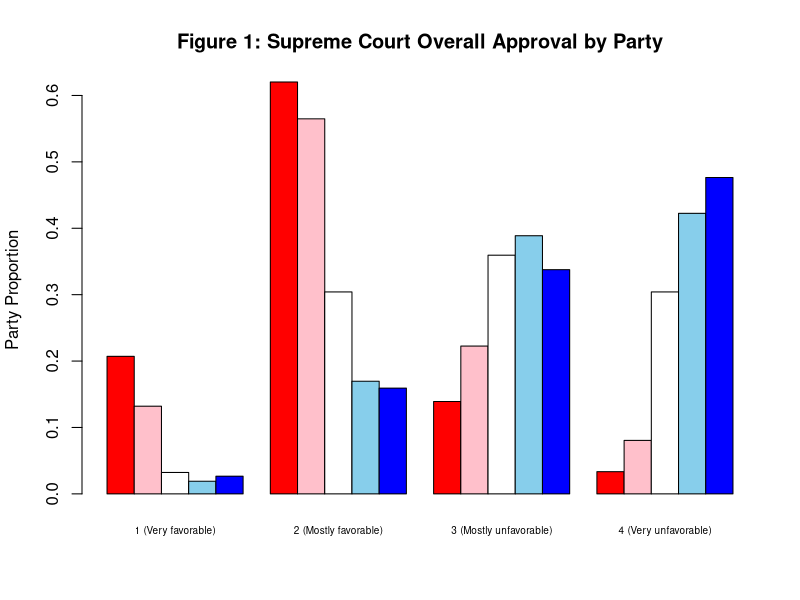
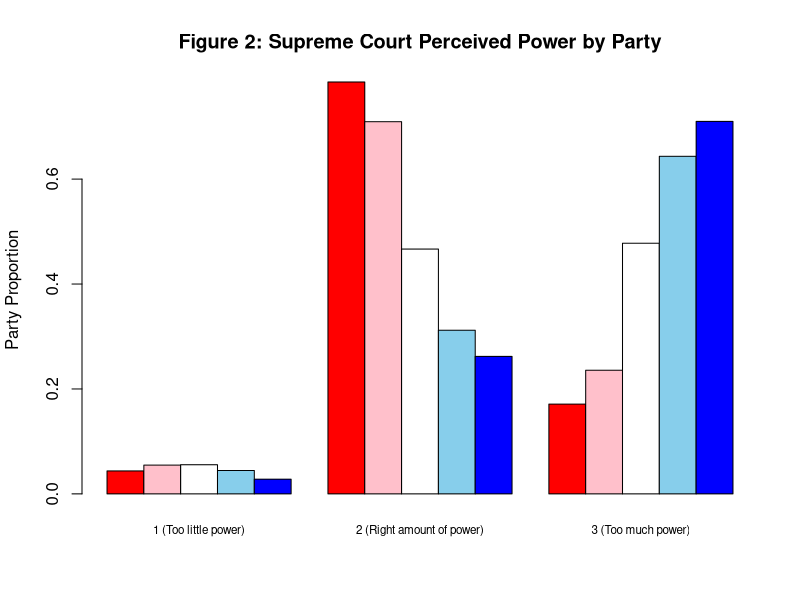
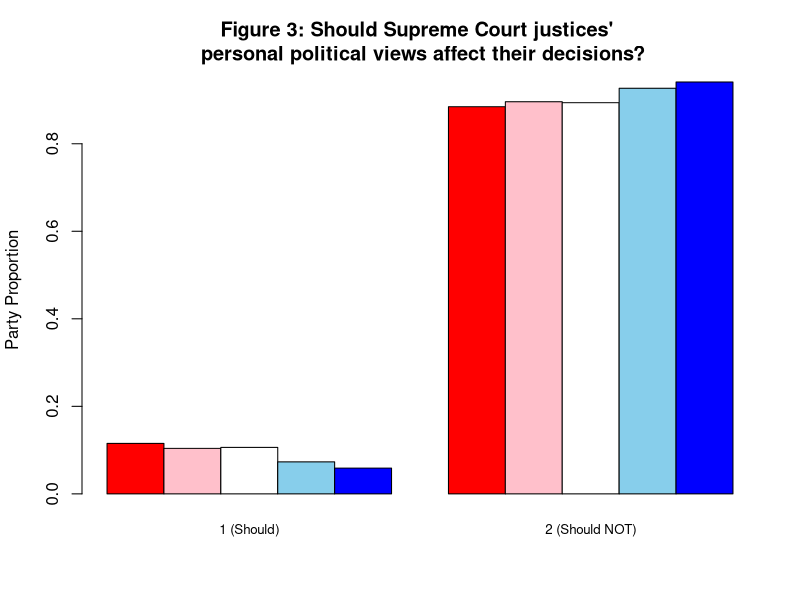
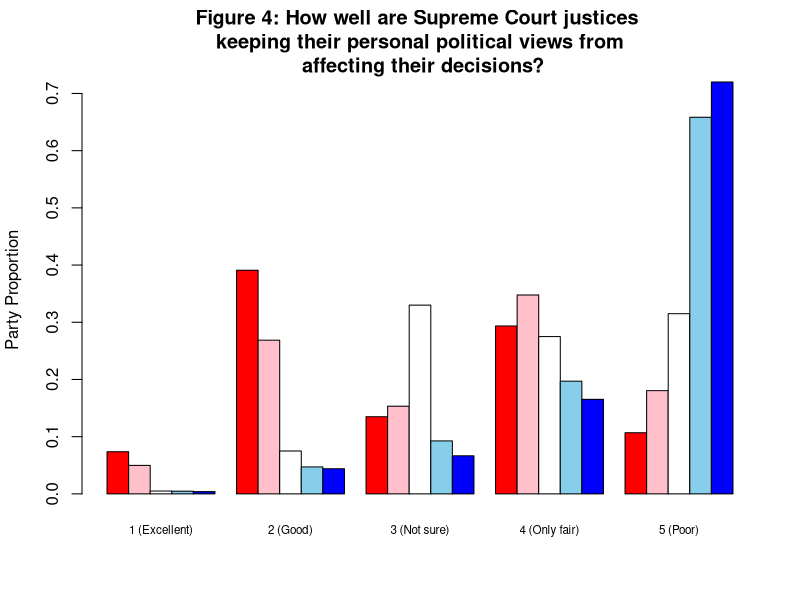

These charts were generated, in order, by the following R code:
## ---- chunk 1
library(tidyverse)
library(knitr)
atp <- read_csv("data/raw/ATP W149.csv")
## ---- chunk 2
atp <- atp %>%
  mutate(party = case_when(
    F_PARTY_FINAL == 1 ~ 1, 
    F_PARTY_FINAL == 2 ~ 5,
    (F_PARTY_FINAL == 3 | F_PARTY_FINAL == 4 | F_PARTY_FINAL == 99) ~ case_when(F_PARTYLN_FINAL == 1 ~ 2, F_PARTYLN_FINAL == 2 ~ 4, F_PARTYLN_FINAL == 99 ~ 3)))
## ---- chunk 3
byparty <- data.frame(summarize(group_by(atp, party), n()))

knitr::kable(byparty, col.names = c("Party Code", "Number of Respondents"), caption = "Respondent Party Breakdown")
## ---- chunk 4
court_opinion <- atp %>%
  filter((INSTFAV_COURT_W149 != 98) & (INSTFAV_COURT_W149 != 99))

length(court_opinion$INSTFAV_COURT_W149)

court_opinion_byparty <- data.frame(summarize(group_by(court_opinion, party), n()))

knitr::kable(court_opinion_byparty, col.names = c("Party Code", "Number of Respondents"), caption = "Respondent Party Breakdown for Overall Approval of the Supreme Court")
## ---- chunk 5
court_opinion_party1 <- court_opinion %>% filter(party == 1)
court_opinion_party2 <- court_opinion %>% filter(party == 2)
court_opinion_party3 <- court_opinion %>% filter(party == 3)
court_opinion_party4 <- court_opinion %>% filter(party == 4)
court_opinion_party5 <- court_opinion %>% filter(party == 5)

court_opinion_1 <- c(
  mean(court_opinion_party1$INSTFAV_COURT_W149 == 1),
  mean(court_opinion_party2$INSTFAV_COURT_W149 == 1),
  mean(court_opinion_party3$INSTFAV_COURT_W149 == 1),
  mean(court_opinion_party4$INSTFAV_COURT_W149 == 1),
  mean(court_opinion_party5$INSTFAV_COURT_W149 == 1)
)
court_opinion_2 <- c(
  mean(court_opinion_party1$INSTFAV_COURT_W149 == 2),
  mean(court_opinion_party2$INSTFAV_COURT_W149 == 2),
  mean(court_opinion_party3$INSTFAV_COURT_W149 == 2),
  mean(court_opinion_party4$INSTFAV_COURT_W149 == 2),
  mean(court_opinion_party5$INSTFAV_COURT_W149 == 2)
)
court_opinion_3 <- c(
  mean(court_opinion_party1$INSTFAV_COURT_W149 == 3),
  mean(court_opinion_party2$INSTFAV_COURT_W149 == 3),
  mean(court_opinion_party3$INSTFAV_COURT_W149 == 3),
  mean(court_opinion_party4$INSTFAV_COURT_W149 == 3),
  mean(court_opinion_party5$INSTFAV_COURT_W149 == 3)
)
court_opinion_4 <- c(
  mean(court_opinion_party1$INSTFAV_COURT_W149 == 4),
  mean(court_opinion_party2$INSTFAV_COURT_W149 == 4),
  mean(court_opinion_party3$INSTFAV_COURT_W149 == 4),
  mean(court_opinion_party4$INSTFAV_COURT_W149 == 4),
  mean(court_opinion_party5$INSTFAV_COURT_W149 == 4)
)

court_opinion_means <- c(
  mean(court_opinion_party1$INSTFAV_COURT_W149),
  mean(court_opinion_party2$INSTFAV_COURT_W149),
  mean(court_opinion_party3$INSTFAV_COURT_W149),
  mean(court_opinion_party4$INSTFAV_COURT_W149),
  mean(court_opinion_party5$INSTFAV_COURT_W149)
)

court_opinion_sds <- c(
  sd(court_opinion_party1$INSTFAV_COURT_W149),
  sd(court_opinion_party2$INSTFAV_COURT_W149),
  sd(court_opinion_party3$INSTFAV_COURT_W149),
  sd(court_opinion_party4$INSTFAV_COURT_W149),
  sd(court_opinion_party5$INSTFAV_COURT_W149)
)

court_opinion_comparison <- cbind(court_opinion_1, court_opinion_2, court_opinion_3, court_opinion_4)
barplot(court_opinion_comparison, beside = T,
        col = c("red", "pink", "white", "skyblue", "blue"),
        names.arg = c("1 (Very favorable)", "2 (Mostly favorable)", "3 (Mostly unfavorable)", "4 (Very unfavorable)"),
        cex.names = 0.6,
        ylab = "Party Proportion",
        main = "Figure 1: Supreme Court Overall Approval by Party"
          )

court_opinion_summary <- data.frame(c("1 (Republican)", "2 (Lean Republican)", "3 (Moderate)", "4 (Lean Democrat)", "5 (Democrat)"), court_opinion_comparison, court_opinion_means, court_opinion_sds)
knitr::kable(court_opinion_summary, digits = 3, col.names = c("Party", "1 (Very favorable)", "2 (Mostly favorable)", "3 (Mostly unfavorable)", "4 (Very unfavorable)", "Mean", "Std. Dev."), caption = "Statistics of Supreme Court Approval Overall by Party")
## ---- chunk 6
lm_court_opinion = lm(INSTFAV_COURT_W149 ~ party, data = court_opinion)
summary(lm_court_opinion)
## ---- chunk 7
court_power <- atp %>%
  filter((COURTPOWER_W149 != 98) & (COURTPOWER_W149 != 99))

# Reordering
court_power <- court_power %>%
  mutate(COURTPOWER_W149_MOD = case_when(
    COURTPOWER_W149 == 1 ~ 3,
    COURTPOWER_W149 == 2 ~ 1,
    COURTPOWER_W149 == 3 ~ 2
  ))

length(court_power$COURTPOWER_W149_MOD)

court_power_byparty <- data.frame(summarize(group_by(court_power, party), n()))

knitr::kable(court_power_byparty, col.names = c("Party Code", "Number of Respondents"), caption = "Respondent Party Breakdown for Perceived Power of the Supreme Court")
## ---- chunk 8
court_power_party1 <- court_power %>% filter(party == 1)
court_power_party2 <- court_power %>% filter(party == 2)
court_power_party3 <- court_power %>% filter(party == 3)
court_power_party4 <- court_power %>% filter(party == 4)
court_power_party5 <- court_power %>% filter(party == 5)

court_power_1 <- c(
  mean(court_power_party1$COURTPOWER_W149_MOD == 1),
  mean(court_power_party2$COURTPOWER_W149_MOD == 1),
  mean(court_power_party3$COURTPOWER_W149_MOD == 1),
  mean(court_power_party4$COURTPOWER_W149_MOD == 1),
  mean(court_power_party5$COURTPOWER_W149_MOD == 1)
)
court_power_2 <- c(
  mean(court_power_party1$COURTPOWER_W149_MOD == 2),
  mean(court_power_party2$COURTPOWER_W149_MOD == 2),
  mean(court_power_party3$COURTPOWER_W149_MOD == 2),
  mean(court_power_party4$COURTPOWER_W149_MOD == 2),
  mean(court_power_party5$COURTPOWER_W149_MOD == 2)
)
court_power_3 <- c(
  mean(court_power_party1$COURTPOWER_W149_MOD == 3),
  mean(court_power_party2$COURTPOWER_W149_MOD == 3),
  mean(court_power_party3$COURTPOWER_W149_MOD == 3),
  mean(court_power_party4$COURTPOWER_W149_MOD == 3),
  mean(court_power_party5$COURTPOWER_W149_MOD == 3)
)

court_power_means <- c(
  mean(court_power_party1$COURTPOWER_W149_MOD),
  mean(court_power_party2$COURTPOWER_W149_MOD),
  mean(court_power_party3$COURTPOWER_W149_MOD),
  mean(court_power_party4$COURTPOWER_W149_MOD),
  mean(court_power_party5$COURTPOWER_W149_MOD)
)

court_power_sds <- c(
  sd(court_power_party1$COURTPOWER_W149_MOD),
  sd(court_power_party2$COURTPOWER_W149_MOD),
  sd(court_power_party3$COURTPOWER_W149_MOD),
  sd(court_power_party4$COURTPOWER_W149_MOD),
  sd(court_power_party5$COURTPOWER_W149_MOD)
)

court_power_comparison <- cbind(court_power_1, court_power_2, court_power_3)
barplot(court_power_comparison, beside = T,
        col = c("red", "pink", "white", "skyblue", "blue"),
        names.arg = c("1 (Too little power)", "2 (Right amount of power)", "3 (Too much power)"),
        cex.names = 0.7,
        ylab = "Party Proportion",
        main = "Figure 2: Supreme Court Perceived Power by Party"
          )

court_power_summary <- data.frame(c("1 (Republican)", "2 (Lean Republican)", "3 (Moderate)", "4 (Lean Democrat)", "5 (Democrat)"), court_power_comparison, court_power_means, court_power_sds)
knitr::kable(court_power_summary, digits = 3, col.names = c("Party", "1 (Too little power)", "2 (Right amount of power)", "3 (Too much power)", "Mean", "Std. Dev."), caption = "Statistics of Supreme Court Perceived Power by Party")
## ---- chunk 9
court_politpresc <- atp %>%
  filter((SCOTUS_PRTSN_W149 != 98) & (SCOTUS_PRTSN_W149 != 99))

length(court_politpresc$SCOTUS_PRTSN_W149)

court_politpresc_byparty <- data.frame(summarize(group_by(court_politpresc, party), n()))

knitr::kable(court_politpresc_byparty, col.names = c("Party Code", "Number of Respondents"), caption = "Respondent Party Breakdown for Prescriptive Politicization in the Supreme Court")
## ---- chunk 10
court_politpresc_party1 <- court_politpresc %>% filter(party == 1)
court_politpresc_party2 <- court_politpresc %>% filter(party == 2)
court_politpresc_party3 <- court_politpresc %>% filter(party == 3)
court_politpresc_party4 <- court_politpresc %>% filter(party == 4)
court_politpresc_party5 <- court_politpresc %>% filter(party == 5)

court_politpresc_1 <- c(
  mean(court_politpresc_party1$SCOTUS_PRTSN_W149 == 1),
  mean(court_politpresc_party2$SCOTUS_PRTSN_W149 == 1),
  mean(court_politpresc_party3$SCOTUS_PRTSN_W149 == 1),
  mean(court_politpresc_party4$SCOTUS_PRTSN_W149 == 1),
  mean(court_politpresc_party5$SCOTUS_PRTSN_W149 == 1)
)
court_politpresc_2 <- c(
  mean(court_politpresc_party1$SCOTUS_PRTSN_W149 == 2),
  mean(court_politpresc_party2$SCOTUS_PRTSN_W149 == 2),
  mean(court_politpresc_party3$SCOTUS_PRTSN_W149 == 2),
  mean(court_politpresc_party4$SCOTUS_PRTSN_W149 == 2),
  mean(court_politpresc_party5$SCOTUS_PRTSN_W149 == 2)
)

court_politpresc_means <- c(
  mean(court_politpresc_party1$SCOTUS_PRTSN_W149),
  mean(court_politpresc_party2$SCOTUS_PRTSN_W149),
  mean(court_politpresc_party3$SCOTUS_PRTSN_W149),
  mean(court_politpresc_party4$SCOTUS_PRTSN_W149),
  mean(court_politpresc_party5$SCOTUS_PRTSN_W149)
)

court_politpresc_sds <- c(
  sd(court_politpresc_party1$SCOTUS_PRTSN_W149),
  sd(court_politpresc_party2$SCOTUS_PRTSN_W149),
  sd(court_politpresc_party3$SCOTUS_PRTSN_W149),
  sd(court_politpresc_party4$SCOTUS_PRTSN_W149),
  sd(court_politpresc_party5$SCOTUS_PRTSN_W149)
)

court_politpresc_comparison <- cbind(court_politpresc_1, court_politpresc_2)
barplot(court_politpresc_comparison, beside = T,
        col = c("red", "pink", "white", "skyblue", "blue"),
        names.arg = c("1 (Should)", "2 (Should NOT)"),
        cex.names = 0.8,
        ylab = "Party Proportion",
        main = "Figure 3: Should Supreme Court justices' \n personal political views affect their decisions?"
          )

court_politpresc_summary <- data.frame(c("1 (Republican)", "2 (Lean Republican)", "3 (Moderate)", "4 (Lean Democrat)", "5 (Democrat)"), court_politpresc_comparison, court_politpresc_means, court_politpresc_sds)
knitr::kable(court_politpresc_summary, digits = 3, col.names = c("Party", "1 (Should)", "2 (Should NOT)", "Mean", "Std. Dev."), caption = "Statistics of Whether the Supreme Court Should Be Affected by Personal Political Views by Party")
## ---- chunk 11
court_politdesc <- atp %>%
  filter(SCOTUS_JOB_W149 != 99)

# Reordering
court_politdesc <- court_politdesc %>%
  mutate(SCOTUS_JOB_W149_MOD = case_when(
    SCOTUS_JOB_W149 == 1 ~ 1,
    SCOTUS_JOB_W149 == 2 ~ 2,
    SCOTUS_JOB_W149 == 3 ~ 4,
    SCOTUS_JOB_W149 == 4 ~ 5,
    SCOTUS_JOB_W149 == 5 ~ 3
  ))

length(court_politdesc$SCOTUS_JOB_W149_MOD)

court_politdesc_byparty <- data.frame(summarize(group_by(court_politdesc, party), n()))

knitr::kable(court_politdesc_byparty, col.names = c("Party Code", "Number of Respondents"), caption = "Respondent Party Breakdown for Descriptive Politicization in the Supreme Court")
## ---- chunk 12
court_politdesc_party1 <- court_politdesc %>% filter(party == 1)
court_politdesc_party2 <- court_politdesc %>% filter(party == 2)
court_politdesc_party3 <- court_politdesc %>% filter(party == 3)
court_politdesc_party4 <- court_politdesc %>% filter(party == 4)
court_politdesc_party5 <- court_politdesc %>% filter(party == 5)

court_politdesc_1 <- c(
  mean(court_politdesc_party1$SCOTUS_JOB_W149_MOD == 1),
  mean(court_politdesc_party2$SCOTUS_JOB_W149_MOD == 1),
  mean(court_politdesc_party3$SCOTUS_JOB_W149_MOD == 1),
  mean(court_politdesc_party4$SCOTUS_JOB_W149_MOD == 1),
  mean(court_politdesc_party5$SCOTUS_JOB_W149_MOD == 1)
)
court_politdesc_2 <- c(
  mean(court_politdesc_party1$SCOTUS_JOB_W149_MOD == 2),
  mean(court_politdesc_party2$SCOTUS_JOB_W149_MOD == 2),
  mean(court_politdesc_party3$SCOTUS_JOB_W149_MOD == 2),
  mean(court_politdesc_party4$SCOTUS_JOB_W149_MOD == 2),
  mean(court_politdesc_party5$SCOTUS_JOB_W149_MOD == 2)
)
court_politdesc_3 <- c(
  mean(court_politdesc_party1$SCOTUS_JOB_W149_MOD == 3),
  mean(court_politdesc_party2$SCOTUS_JOB_W149_MOD == 3),
  mean(court_politdesc_party3$SCOTUS_JOB_W149_MOD == 3),
  mean(court_politdesc_party4$SCOTUS_JOB_W149_MOD == 3),
  mean(court_politdesc_party5$SCOTUS_JOB_W149_MOD == 3)
)
court_politdesc_4 <- c(
  mean(court_politdesc_party1$SCOTUS_JOB_W149_MOD == 4),
  mean(court_politdesc_party2$SCOTUS_JOB_W149_MOD == 4),
  mean(court_politdesc_party3$SCOTUS_JOB_W149_MOD == 4),
  mean(court_politdesc_party4$SCOTUS_JOB_W149_MOD == 4),
  mean(court_politdesc_party5$SCOTUS_JOB_W149_MOD == 4)
)
court_politdesc_5 <- c(
  mean(court_politdesc_party1$SCOTUS_JOB_W149_MOD == 5),
  mean(court_politdesc_party2$SCOTUS_JOB_W149_MOD == 5),
  mean(court_politdesc_party3$SCOTUS_JOB_W149_MOD == 5),
  mean(court_politdesc_party4$SCOTUS_JOB_W149_MOD == 5),
  mean(court_politdesc_party5$SCOTUS_JOB_W149_MOD == 5)
)

court_politdesc_means <- c(
  mean(court_politdesc_party1$SCOTUS_JOB_W149_MOD),
  mean(court_politdesc_party2$SCOTUS_JOB_W149_MOD),
  mean(court_politdesc_party3$SCOTUS_JOB_W149_MOD),
  mean(court_politdesc_party4$SCOTUS_JOB_W149_MOD),
  mean(court_politdesc_party5$SCOTUS_JOB_W149_MOD)
)

court_politdesc_sds <- c(
  sd(court_politdesc_party1$SCOTUS_JOB_W149_MOD),
  sd(court_politdesc_party2$SCOTUS_JOB_W149_MOD),
  sd(court_politdesc_party3$SCOTUS_JOB_W149_MOD),
  sd(court_politdesc_party4$SCOTUS_JOB_W149_MOD),
  sd(court_politdesc_party5$SCOTUS_JOB_W149_MOD)
)

court_politdesc_comparison <- cbind(court_politdesc_1, court_politdesc_2, court_politdesc_3, court_politdesc_4, court_politdesc_5)
barplot(court_politdesc_comparison, beside = T,
        col = c("red", "pink", "white", "skyblue", "blue"),
        names.arg = c("1 (Excellent)", "2 (Good)", "3 (Not sure)", "4 (Only fair)", "5 (Poor)"), 
        cex.names = 0.7,
        ylab = "Party Proportion",
        main = "Figure 4: How well are Supreme Court justices \n keeping their personal political views from \n affecting their decisions?"
          )

court_politdesc_summary <- data.frame(c("1 (Republican)", "2 (Lean Republican)", "3 (Moderate)", "4 (Lean Democrat)", "5 (Democrat)"), court_politdesc_comparison, court_politdesc_means, court_politdesc_sds)
knitr::kable(court_politdesc_summary, digits = 3, col.names = c("Party", "1 (Excellent)", "2 (Good)", "3 (Not sure)", "4 (Only fair)", "5 (Poor)", "Mean", "Std. Dev."), caption = "Statistics of Whether the Supreme Court Is Affected by Personal Political Views by Party")
## ---- chunk 13
lm_court_politdesc = lm(SCOTUS_JOB_W149_MOD ~ party, data = court_politdesc)
summary(lm_court_politdesc)
